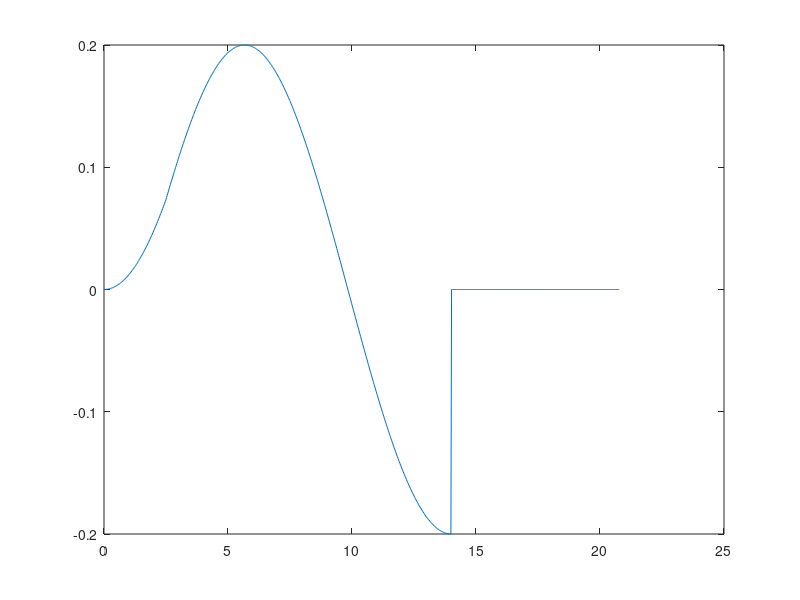

Write MATLAB code to recreate this figure.
clc;
close all;
hz = 0.06;
chirpTime = 2.5;
val = 0.2;
deltat = 0.026;
t = 0 : deltat :  20.775;
count = length(t);
f = 0 : deltat :  20.775;
y = 0 : deltat :  20.775;
stopTime = 9;
index = 0;
for i = -1 : 100
    if pi * i + 0.5 * pi >= (stopTime - chirpTime) * 2 * pi * hz
        index = i;
        break;
    end
end
finalstopTime = (pi * index + 0.5 * pi) / (2 * pi * hz) + chirpTime - 1;
for k = 1 : count;
    if t(k) <= chirpTime
        f(k) = t(k) * hz / chirpTime / chirpTime;
        y(k) = val * sin(2 * pi * f(k) * t(k));
    else
        if t(k) <= finalstopTime
            y(k) = val * sin(2 * pi * hz * (t(k) - chirpTime) + 2 * pi * hz);
        else
            y(k) = 0;
        end
    end
end

plot(t, y)
